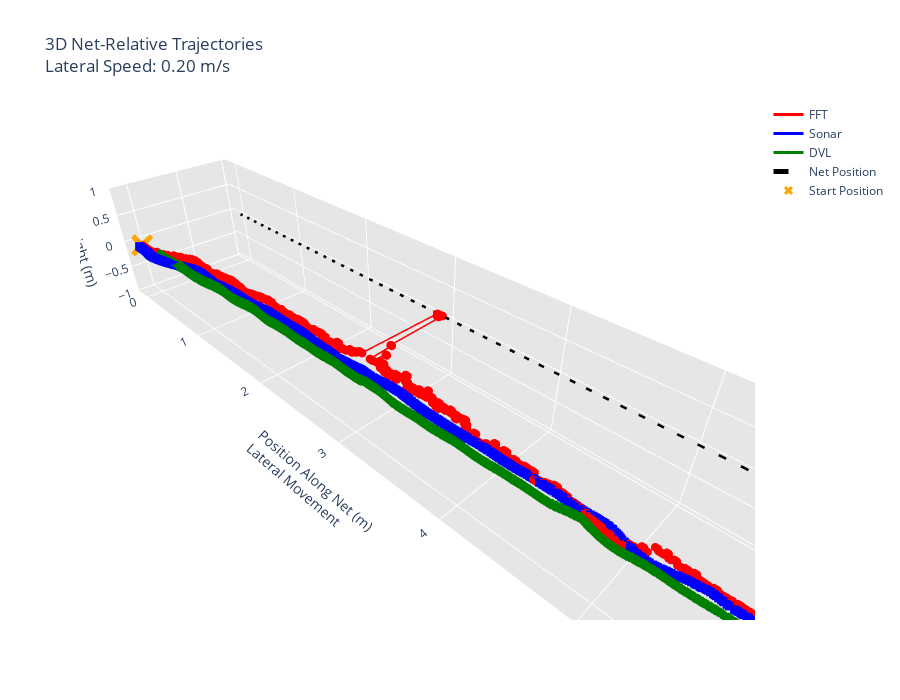
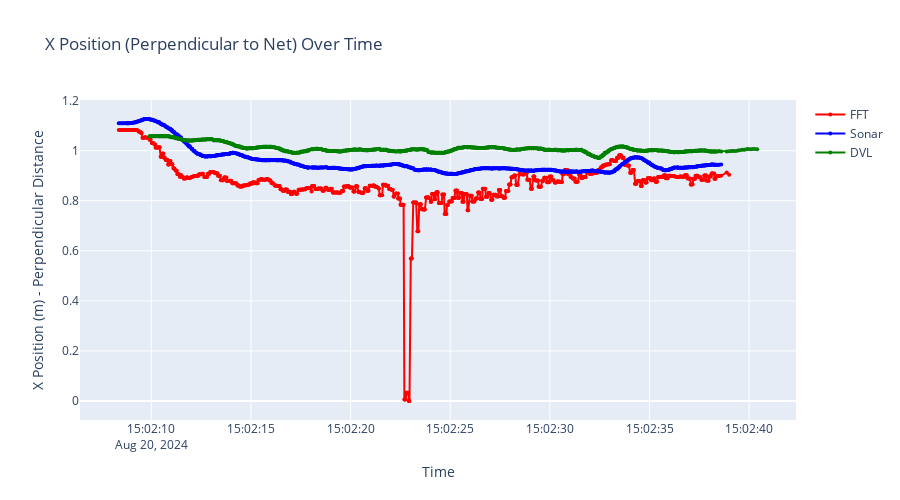
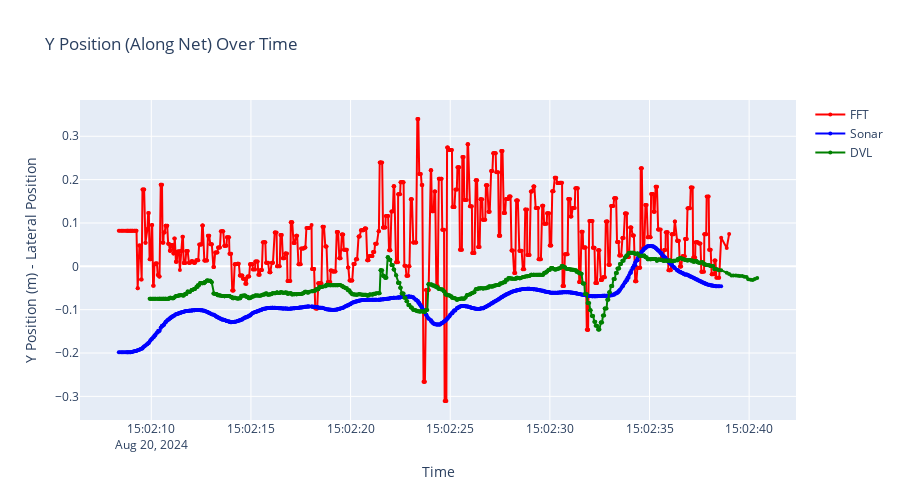

Notebook source saved alongside these figures, in order:
### Markdown cell above
## 7. Net-Relative XY Position Plots

Visualize the robot's trajectory relative to the net plane in XY coordinates from all systems.

### Code cell
# Display XY position plots
if three_sync_df is not None and not three_sync_df.empty and visualizer is not None:
    # Configure lateral speed (robot moving along net)
    LATERAL_SPEED_M_S = 0.2  # meters per second (adjust based on actual speed)
    
    # Generate and save all XY plots
    xy_plot_results = generate_and_save_xy_plots(
        three_sync_df, 
        visualizer, 
        TARGET_BAG, 
        PLOTS_DIR, 
        lateral_speed_m_s=LATERAL_SPEED_M_S
    )
else:
    print("✗ No synchronized data or visualizer available for XY plots")

### Figure 1 — Plotly figure (JSON) as saved in the notebook; plotly's stock layout.template omitted (floating-point values rounded to 4 significant figures; data arrays with more than 128 entries replaced by an {"elided": "..."} marker saying what was removed)
{"data": [{"line": {"color": "red", "width": 3}, "marker": {"color": "red", "size": 3, "symbol": "circle"}, "mode": "lines+markers", "name": "FFT", "type": "scatter3d", "x": {"elided": "960 float values"}, "y": {"elided": "960 float values"}, "z": {"elided": "960 int values"}}, {"line": {"color": "blue", "width": 3}, "marker": {"color": "blue", "size": 3, "symbol": "square"}, "mode": "lines+markers", "name": "Sonar", "type": "scatter3d", "x": {"elided": "958 float values"}, "y": {"elided": "958 float values"}, "z": {"elided": "958 int values"}}, {"line": {"color": "green", "width": 3}, "marker": {"color": "green", "size": 3, "symbol": "diamond"}, "mode": "lines+markers", "name": "DVL", "type": "scatter3d", "x": {"elided": "935 float values"}, "y": {"elided": "935 float values"}, "z": {"elided": "935 int values"}}, {"line": {"color": "black", "dash": "dash", "width": 5}, "mode": "lines", "name": "Net Position", "type": "scatter3d", "x": [0, 0], "y": [0, 6.407], "z": [0, 0]}, {"marker": {"color": "orange", "size": 8, "symbol": "x"}, "mode": "markers", "name": "Start Position", "type": "scatter3d", "x": [1.082], "y": [0], "z": [0]}], "layout": {"height": 700, "hovermode": "closest", "scene": {"aspectmode": "data", "xaxis": {"backgroundcolor": "rgb(230, 230,230)", "title": {"text": "Distance to Net (m)<br>Perpendicular"}}, "yaxis": {"backgroundcolor": "rgb(230, 230,230)", "title": {"text": "Position Along Net (m)<br>Lateral Movement"}}, "zaxis": {"backgroundcolor": "rgb(230, 230,230)", "title": {"text": "Height (m)"}}}, "showlegend": true, "title": {"text": "3D Net-Relative Trajectories<br>Lateral Speed: 0.20 m/s"}, "width": 900}}

### Figure 2 — Plotly figure (JSON) as saved in the notebook; plotly's stock layout.template omitted (floating-point values rounded to 4 significant figures; data arrays with more than 128 entries replaced by an {"elided": "..."} marker saying what was removed)
{"data": [{"line": {"color": "red", "width": 2}, "marker": {"size": 4}, "mode": "lines+markers", "name": "FFT", "type": "scatter", "x": {"elided": "960 str values"}, "y": {"elided": "960 float values"}}, {"line": {"color": "blue", "width": 2}, "marker": {"size": 4}, "mode": "lines+markers", "name": "Sonar", "type": "scatter", "x": {"elided": "958 str values"}, "y": {"elided": "958 float values"}}, {"line": {"color": "green", "width": 2}, "marker": {"size": 4}, "mode": "lines+markers", "name": "DVL", "type": "scatter", "x": {"elided": "935 str values"}, "y": {"elided": "935 float values"}}], "layout": {"height": 500, "hovermode": "closest", "showlegend": true, "title": {"text": "X Position (Perpendicular to Net) Over Time"}, "xaxis": {"title": {"text": "Time"}}, "yaxis": {"title": {"text": "X Position (m) - Perpendicular Distance"}}}}

### Figure 3 — Plotly figure (JSON) as saved in the notebook; plotly's stock layout.template omitted (floating-point values rounded to 4 significant figures; data arrays with more than 128 entries replaced by an {"elided": "..."} marker saying what was removed)
{"data": [{"line": {"color": "red", "width": 2}, "marker": {"size": 4}, "mode": "lines+markers", "name": "FFT", "type": "scatter", "x": {"elided": "960 str values"}, "y": {"elided": "960 float values"}}, {"line": {"color": "blue", "width": 2}, "marker": {"size": 4}, "mode": "lines+markers", "name": "Sonar", "type": "scatter", "x": {"elided": "958 str values"}, "y": {"elided": "958 float values"}}, {"line": {"color": "green", "width": 2}, "marker": {"size": 4}, "mode": "lines+markers", "name": "DVL", "type": "scatter", "x": {"elided": "935 str values"}, "y": {"elided": "935 float values"}}], "layout": {"height": 500, "hovermode": "closest", "showlegend": true, "title": {"text": "Y Position (Along Net) Over Time"}, "xaxis": {"title": {"text": "Time"}}, "yaxis": {"title": {"text": "Y Position (m) - Lateral Position"}}}}
